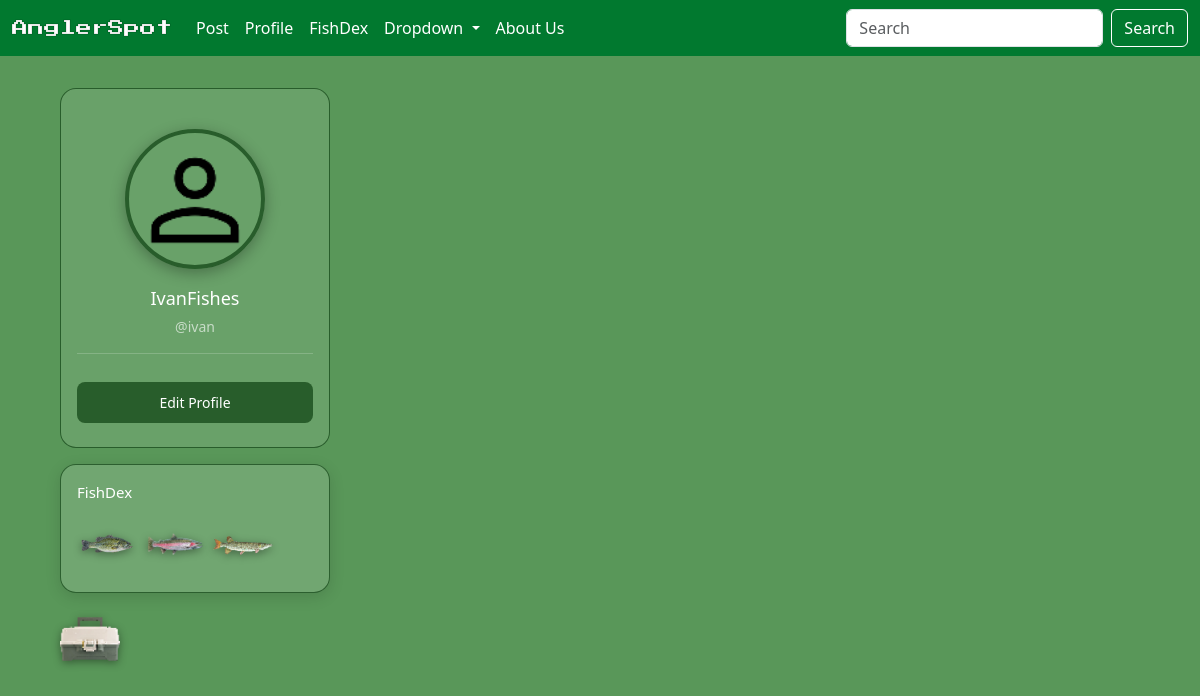
The app's page /user_profile/1/ (signed in), older data.
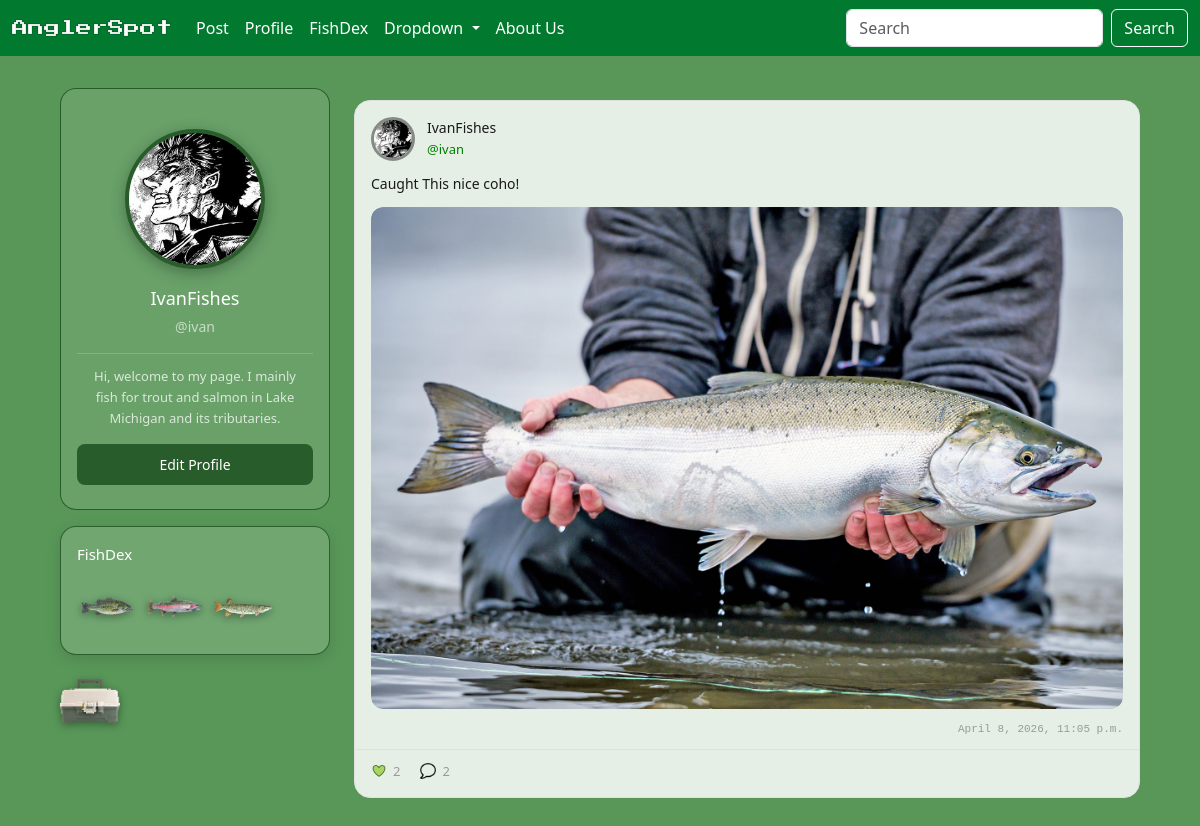
The same page, newer data.
### angler/models/user.py (models this page shows, shortened)
class Profile(models.Model):
    user = models.OneToOneField(User, on_delete=models.CASCADE)
    profile_image = models.ImageField(default='default_profile_img.jpg', upload_to='profile_img/', null=False, blank=True)
    profile_name = models.CharField(max_length=16, blank=True)
    bio = models.TextField(max_length=500, blank=True)

class User(AbstractUser):
    is_private = models.BooleanField(default=False)
    points = models.PositiveIntegerField(default=0) #previous idea have a cap on points validators=[MaxValueValidator(5000)]
    @property
    def get_profile_name(self):
        return Profile.objects.get(user=self).profile_name
    def get_profile_image(self):
        return Profile.objects.get(user=self).profile_image

### angler/models/fish.py (models this page shows, shortened)
class FishEntry(models.Model):
    fish = models.ForeignKey(Fish, on_delete=models.CASCADE)
    fish_dex = models.ForeignKey(FishDex, on_delete=models.CASCADE)
    entry_weight = models.DecimalField(max_digits=5, decimal_places=1)
    entry_length = models.DecimalField(max_digits=5, decimal_places=2)
    fish_dex_image = models.ImageField(upload_to='fishdex_img/', blank=True)
    tackle = models.ForeignKey(RodAndReel, null=True, blank=True, on_delete=models.SET_NULL)
    lure = models.ForeignKey(Lure, null=True, blank=True, on_delete=models.SET_NULL)
    caught_at = models.DateTimeField(auto_now=True)
    latitude = models.DecimalField(max_digits=9, decimal_places=6, null=True, blank=True)
    longitude = models.DecimalField(max_digits=9, decimal_places=6, null=True, blank=True)
    class Meta:
        unique_together = ('fish', 'fish_dex')

class Fish(models.Model):
    name = models.CharField(max_length=100, unique=True)
    fish_group = models.CharField(max_length=100, blank=True) #i.e bass is the group and the fish name would be large mouth bass
    weight = models.DecimalField(max_digits=5, decimal_places=1) # i.e 1230.9
    length = models.DecimalField(max_digits=5, decimal_places=2) # standard unnit will be inches (form will accept feet and or inches then convert to inches) i.e 234.43
    shiny = models.BooleanField(default=False)
    fish_avatar = models.ImageField(upload_to=content_file_name) #will be stock image for type of fish

### angler/models/post.py (models this page shows, shortened)
class Post(models.Model):
    user = models.ForeignKey(User, on_delete=models.CASCADE)
    text = models.TextField()
    created_date = models.DateTimeField(auto_now=True)
    image = models.ImageField (upload_to='post_img/', blank=True)
    @property
    def like_count(self):
        likes = Like.objects.filter(post=self).count()
        return likes
    @property
    def comment_count(self):
        comments = Comment.objects.filter(post=self).count()
        return comments

### angler/views/user_profile.py (the view, shortened to what this page needs)
# urls.py: path('user_profile/<int:user_id>/', UserProfileView.as_view(), name='user_profile'),
class UserProfileView(LoginRequiredMixin, View):
    login_url = '/login/'
    EditProfileForm = modelform_factory(Profile, fields=['profile_name', 'profile_image', 'bio',])
    def get(self, request, user_id):
        user = get_object_or_404(User, id=user_id)
        user_profile = get_object_or_404(Profile, user=user)
        posts = Post.objects.filter(user=user).order_by('-created_date')
        liked_post_ids = set(Like.objects.filter(user=request.user).values_list('post_id', flat=True))
        is_friend = FriendList.is_friend(user, request.user)
        pending_sent_friend_request = FriendRequest.objects.filter(request_sender=request.user, request_reciever=user, request_status=0).exists()
        pending_recieved_friend_request = FriendRequest.objects.filter(request_sender=user, request_reciever=request.user, request_status=0).exists()
        edit_form = self.EditProfileForm(instance=user_profile)
        fishdex = get_object_or_404(FishDex, user=user)
        fish_entries = FishEntry.objects.filter(fish_dex=fishdex)[:5]
        context = {
            'user_profile':user_profile,
            'fish_entries':fish_entries,
            'posts':posts,
            'liked_post_ids':liked_post_ids,
            'is_friend':is_friend,
            'edit_form':edit_form,
            'pending_sent_friend_request':pending_sent_friend_request,
            'pending_recieved_friend_request':pending_recieved_friend_request
        }
        return render(request, 'angler/user/profile.html', context)

### angler/models/friends.py (called while the page is built)
    def is_friend(user1, user2):
        user_friend_list = FriendList.objects.get(user=user1)
        friends = user_friend_list.friends.all()
        for friend in friends:
            if friend == user2:
                return True

### angler/templates/angler/user/profile.html (shortened to what this page needs)
{% extends 'angler/base.html'%}
{% load static%}
{% block content %}
<div class="profile-page">
    <div class="profile-sidebar-wrapper">
        <div class="profile-sidebar">
            <img src="{{ user_profile.profile_image.url }}" class="profile-avatar show-viewing" />
            <div class="profile-info show-viewing">
                <span class="profile-name">{{ user_profile.profile_name }}</span>
                <span class="profile-username">@{{ user_profile.user.username }}</span>
            </div>
            <p class="profile-bio show-viewing">{{ user_profile.bio }}</p>
            <div class="profile-actions">
                {% if request.user == user_profile.user %}
                    <button class="profile-btn profile-edit-btn show-viewing" onclick="toggleEdit(true)">Edit Profile</button>
                {% endif %}
            </div>
        </div>
        <div class="results-grid profile-sidebar-grid">
                <div class="result-card">
                    <a href="{% url 'fishdex' user_id=user_profile.user.id %}" class="result-name">FishDex</a>
                    <div class="result-card-actions">
                        {% for entry in fish_entries %}
                            <a href="{% url 'fishdex_detail' fishdex_id=entry.fish_dex.id fish_entry_id=entry.id %}" onclick="event.stopPropagation()">
                                <img src="{{ entry.fish.fish_avatar.url }}" alt="action 1" class="detail-action-icon" />
                            </a>
                        {% endfor %}
                    </div>
                </div>
                <a href="{% url 'tackle' user_id=user_profile.user.id %}">
                    <img src="{% static 'icons/tacklebox.png' %}" alt="action" class="detail-action-icon" />
                </a>
        </div>
    </div>
    <div class="profile-feed">
        <div class="feed-container">
            {% for post in posts %}
            <a href="{% url 'post_detail' post_id=post.id %}" class="post-link">
                <div class="post-card">
                    <div class="post-header">
                        <img class="post-avatar" src="{{ post.user.get_profile_image.url }}" alt="{{ post.user.username }}" />
                        <div class="post-header-right">
                            <div class="post-name-row">
                                <span class="post-profilename">{{ post.user.get_profile_name }}</span>
                                <span class="post-username">@{{ post.user.username }}</span>
                            </div>
                        </div>
                    </div>
                    <div class="post-body">
                        <p class="post-text">{{ post.text }}</p>
                    </div>
                    {% if post.image %}
                    <div class="post-media">
                        <img class="post-image" src="{{ post.image.url }}" alt="post image" />
                    </div>
                    {% endif %}
                    <span class="post-timestamp">{{ post.created_date }}</span>
                    <div class="post-footer">
                        <div class="post-stat">
                            {% if post.id in liked_post_ids %}
                            <img src="{{ MEDIA_URL }}like_img/liked.png" alt="likes" class="stat-icon"/>
                        {% else %}
                            <img src="{{ MEDIA_URL }}like_img/not_liked.png" alt="likes" class="stat-icon"/>
                        {% endif %}
                            <span class="stat-count">{{ post.like_count }}</span>
                        </div>
                        <div class="post-stat">
                            <img src="{{ MEDIA_URL }}comment/comment_icon.png" alt="comments" class="stat-icon" />
                            <span class="stat-count">{{ post.comment_count }}</span>
                        </div>
                    </div>
                </div>
            </a>
            {% endfor %}
        </div>
    </div>
</div>
{% endblock %}

Row changes from the older to the newer data that the page shows:
changed Profile "IvanFishes": profile_image: picture added in place of a placeholder; bio (not shown) → "Hi, welcome to my page. I mainly fish for trout and salmon in Lake Michigan and its tributaries."
added Post: user.get_profile_image (picture), user.get_profile_name "IvanFishes", user.username "ivan", text "Caught This nice coho!", image (picture), created_date "April 8, 2026, 11:05 p.m.", like_count "2", comment_count "2"
